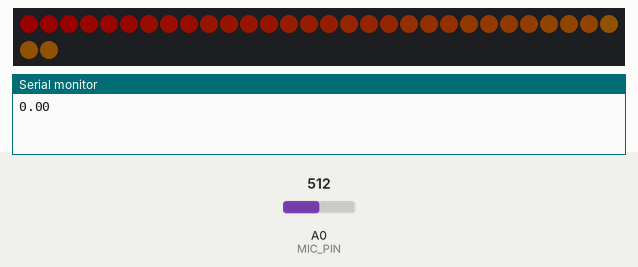
Simulated run of this sketch. Board: Arduino Uno, built with avr-gcc and run on an emulated ATmega328P. Shown: 32 RGB LEDs in strip order, left to right, continuing on the next row, the last lines printed to the serial monitor. The test bench sets the inputs (shaded band); at power-on: A0 (MIC_PIN) = 512. Dim RGB values are drawn brighter than linear.

Above: at 0.15 s.
At 5.77 s:
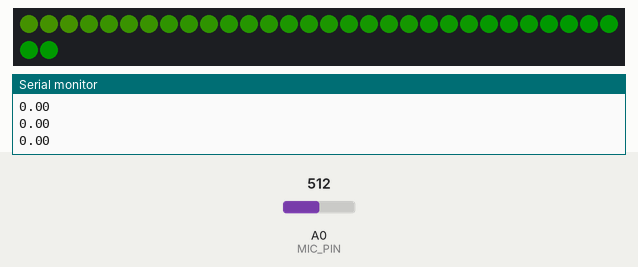
At 10.05 s:
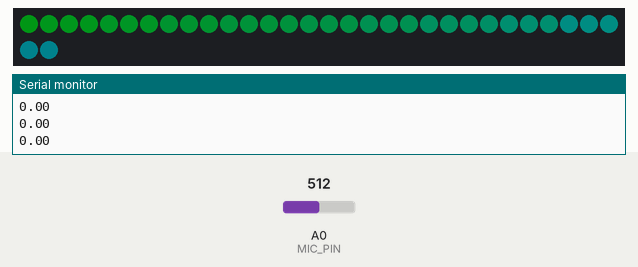
At 19.96 s:
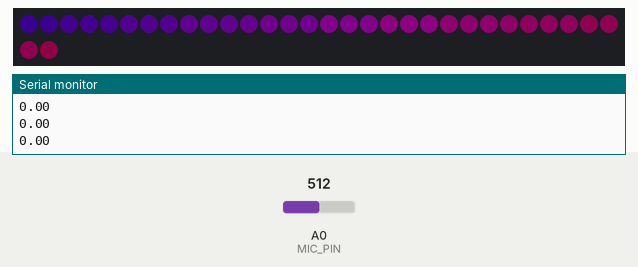
At 29.96 s:
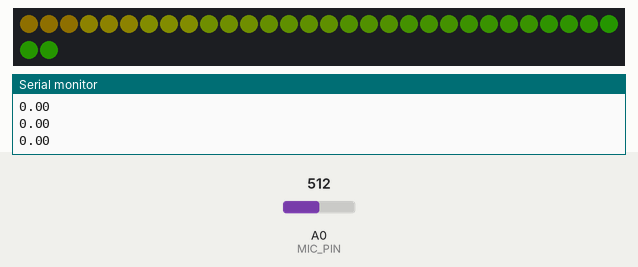
At 39.86 s:
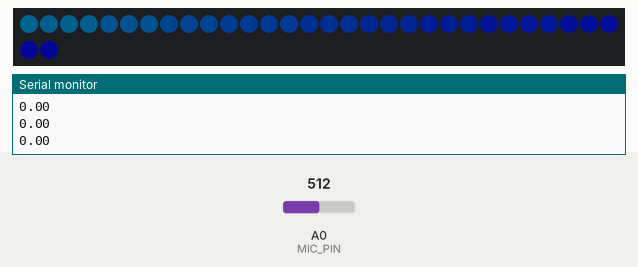

The sketch:

mic-test-pixels.ino
```cpp
/****************************************
Example Sound Level Sketch for the
Adafruit Microphone Amplifier
****************************************/

// https://forums.adafruit.com/viewtopic.php?f=8&t=139088

#include <Adafruit_NeoPixel.h>
#ifdef __AVR__
  #include <avr/power.h>
#endif

#define LED_PIN 5 // GPIO 5 == Pin D1
#define MIC_PIN 0 // Pin A0

// Parameter 1 = number of pixels in strip
// Parameter 2 = Arduino pin number (most are valid)
// Parameter 3 = pixel type flags, add together as needed:
//   NEO_KHZ800  800 KHz bitstream (most NeoPixel products w/WS2812 LEDs)
//   NEO_KHZ400  400 KHz (classic 'v1' (not v2) FLORA pixels, WS2811 drivers)
//   NEO_GRB     Pixels are wired for GRB bitstream (most NeoPixel products)
//   NEO_RGB     Pixels are wired for RGB bitstream (v1 FLORA pixels, not v2)
//   NEO_RGBW    Pixels are wired for RGBW bitstream (NeoPixel RGBW products)
Adafruit_NeoPixel strip = Adafruit_NeoPixel(32, LED_PIN, NEO_GRB + NEO_KHZ800);

// IMPORTANT: To reduce NeoPixel burnout risk, add 1000 uF capacitor across
// pixel power leads, add 300 - 500 Ohm resistor on first pixel's data input
// and minimize distance between Arduino and first pixel.  Avoid connecting
// on a live circuit...if you must, connect GND first.

const int sampleWindow = 100; // Sample window width in mS (50 mS = 20Hz)
unsigned int sample;

int j = 0;

void setup()
{
   Serial.begin(9600);
   strip.begin();
   strip.setBrightness(25);
   strip.show(); // Initialize all pixels to 'off'
}


void loop()
{
   unsigned long startMillis= millis();  // Start of sample window
   unsigned int peakToPeak = 0;   // peak-to-peak level

   unsigned int signalMax = 0;
   unsigned int signalMin = 1024;

   // collect data for 50 mS
   while (millis() - startMillis < sampleWindow)
   {
      sample = analogRead(MIC_PIN);
      if (sample < 1024)  // toss out spurious readings
      {
         if (sample > signalMax)
         {
            signalMax = sample;  // save just the max levels
         }
         else if (sample < signalMin)
         {
            signalMin = sample;  // save just the min levels
         }
      }
   }
   peakToPeak = signalMax - signalMin;  // max - min = peak-peak amplitude
   double volts = (peakToPeak * 5.0) / 1024;  // convert to volts

  int brightness = map(volts, 0, 5, 10, 75);
   Serial.println(volts);

   j++;
   if (j > 255) j = 0;
   for(int i=0; i<strip.numPixels(); i++) {
      strip.setPixelColor(i, Wheel((i+j) & 255));
    }
//    strip.setBrightness(brightness);
    strip.show();
}

// Input a value 0 to 255 to get a color value.
// The colours are a transition r - g - b - back to r.
uint32_t Wheel(byte WheelPos) {
  WheelPos = 255 - WheelPos;
  if(WheelPos < 85) {
    return strip.Color(255 - WheelPos * 3, 0, WheelPos * 3);
  }
  if(WheelPos < 170) {
    WheelPos -= 85;
    return strip.Color(0, WheelPos * 3, 255 - WheelPos * 3);
  }
  WheelPos -= 170;
  return strip.Color(WheelPos * 3, 255 - WheelPos * 3, 0);
}
```
